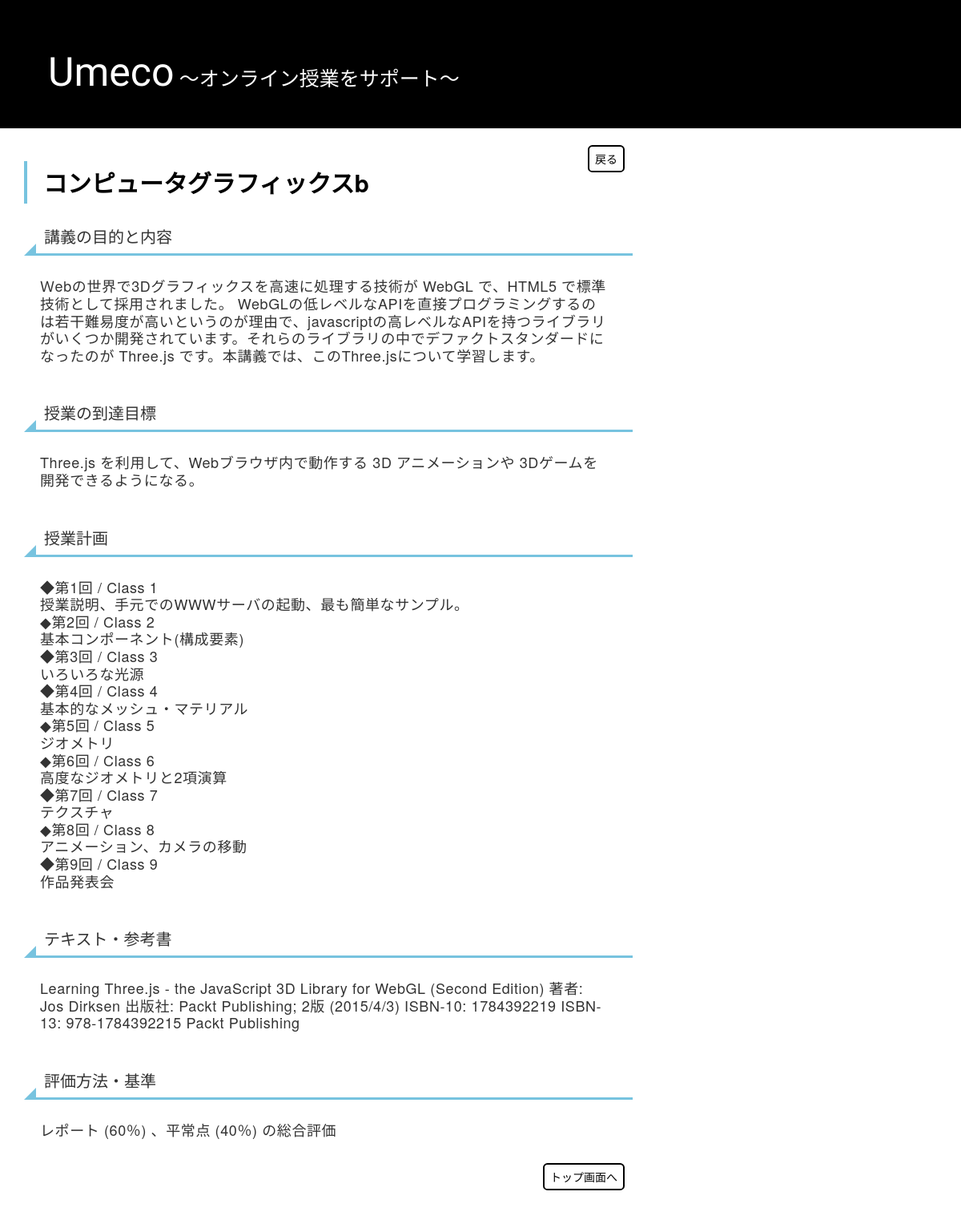
Screenshot of /syllabus/1/ with the database file from the repository.
### blog/models.py (models this page shows, shortened)
class Post3(models.Model):
    author = models.ForeignKey(settings.AUTH_USER_MODEL, on_delete=models.CASCADE)
    title = models.CharField(max_length=200)
    text = models.TextField()
    pursose = models.TextField()
    terget = models.TextField()
    course = models.TextField()
    textbook = models.TextField()
    evaluation = models.TextField()
    created_date = models.DateTimeField(default=timezone.now)
    published_date = models.DateTimeField(blank=True, null=True)
    time = models.CharField(max_length=20)
    t_mail = models.CharField(max_length=200)
    subjecturl =  models.TextField()
    sllabus = models.TextField()
    homework = models.TextField()
    lesson = models.TextField()
    regi = models.CharField(max_length=5)

### blog/views.py (the view)
# urls.py: path('syllabus/<int:pk>/', views.syllabus, name='syllabus'),
def syllabus(request, pk):
    post = get_object_or_404(Post3, pk=pk)
    return render(request, 'blog/syllabus.html', {'post':post})

### blog/templates/blog/syllabus.html
{% extends 'blog/base.html' %}
{% block content %}
<a href="{% url 'today_detail' pk=post.pk %}" class="back">
  戻る
</a>
<div class="post">
  <h2>{{post.title}}</h2>
  <h3>講義の目的と内容</h3>
  <h4>{{post.pursose}}</h4>
  <h3>授業の到達目標</h3>
  <h4>{{post.terget}}</h4>
  <h3>授業計画</h3>
  <h4>{{post.course|linebreaksbr}}</h4>
  <h3>テキスト・参考書</h3>
  <h4>{{post.textbook}}</h4>
  <h3>評価方法・基準</h3>
  <h4>{{post.evaluation}}</h4>
</div>
<a href="/" class="back">
  <div>トップ画面へ</div>
</a>
{% endblock %}

### blog/static/css/class.css (style rules this page uses)
body { margin:0; margin-bottom:5%; }
.back { display:inline-block; border-radius: 0.4em; margin-bottom:15px; border: 2px solid; color:black; padding:5px 7px; float:right; }
.post h2 { font-weight:bolder; padding: 1rem 2rem; border-left: 4px solid rgb(119, 195, 223); color: black; }
.post h3 { font-size:20px; padding-top:10px; padding-bottom:10px; position: relative; padding-left: 25px; }
.post h4 { letter-spacing:0.6px; line-height:1.2em; }
h3:before { position: absolute; content: ''; bottom: -3px; left: 0; width: 0; height: 0; border: none; border-left: solid 15px transparent; border-bottom: solid 15px rgb(119, 195, 223); }
h3:after { position: absolute; content: ''; bottom: -3px; left: 10px; width: 100%; border-bottom: solid 3px rgb(119, 195, 223); }
.post h4 { padding: 20px; }

### rows the page displays
Post3: title "コンピュータグラフィックスb", pursose "Ｗebの世界で3Dグラフィックスを高速に処理する技術が WebGL で、HTML5 で標準技術として採用されました。 WebGLの低レベルなAPIを直接プログラミングするのは若干難易度が高いというのが理由で、javascriptの高レベルなAPIを持つライブラリがいくつか開発されています。それらのライブラリの中でデファクトスタンダードになったのが Three.js です。本講義では、このThree.jsについて学習します。", terget "Three.js を利用して、Webブラウザ内で動作する 3D アニメーションや 3Dゲームを開発できるようになる。", course "◆第1回 / Class 1 授業説明、手元でのWWWサーバの起動、最も簡単なサンプル。 ◆第2回 / Class 2 基本コンポーネント(構成要素) ◆第3回 / Class 3 いろいろな光源 ◆第4回 / Class 4 基本的なメッシュ・マテリアル ◆第5回 / Class 5 ジオメトリ ◆第6回 / Class 6 高度なジオメトリと2項演算 ◆第7回 / Class 7 テクスチャ ◆第8回 / Class 8 アニメーション、カメラの移動 ◆第9回 / Class 9 作品発表会", textbook "Learning Three.js - the JavaScript 3D Library for WebGL (Second Edition) 著者: Jos Dirksen 出版社: Packt Publishing; 2版 (2015/4/3) ISBN-10: 1784392219 ISBN-13: 978-1784392215 Packt Publishing", evaluation "レポート (60％) 、平常点 (40％) の総合評価"
